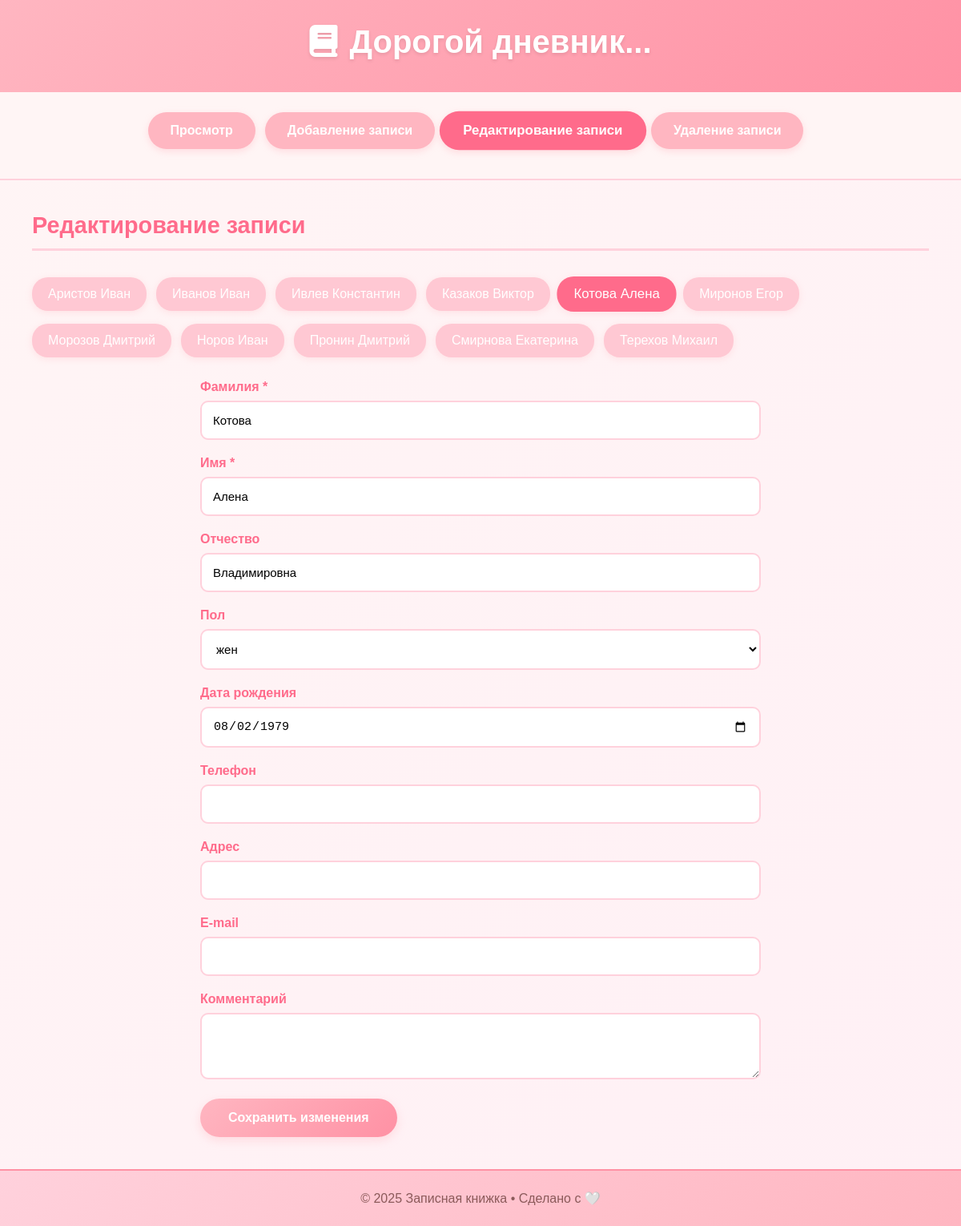
The app's page /?action=edit&edit_id=29 with its own data.
### tables this page shows
CREATE TABLE contacts (
            id INTEGER PRIMARY KEY AUTOINCREMENT,
            lastname TEXT NOT NULL,
            firstname TEXT NOT NULL,
            patronymic TEXT,
            gender TEXT,
            dob TEXT,
            phone TEXT,
            address TEXT,
            email TEXT,
            comment TEXT,
            created_at TEXT DEFAULT (datetime('now'))
        );

### edit.php (the view, shortened to what this page needs)
<?php
function render_edit(PDO $db): string
{
    $all = $db->query("SELECT id, lastname, firstname FROM contacts ORDER BY lastname ASC, firstname ASC")->fetchAll(PDO::FETCH_ASSOC);
    $currentId = isset($_GET['edit_id']) ? intval($_GET['edit_id']) : $all[0]['id'];
    $msg = '';
    $stmt = $db->prepare("SELECT * FROM contacts WHERE id = ?");
    $stmt->execute([$currentId]);
    $row = $stmt->fetch(PDO::FETCH_ASSOC);
    $html = '<h2>Редактирование записи</h2>';
    $html .= '<div style="margin-bottom: 20px;">';
    foreach ($all as $a) {
        $activeClass = ($a['id'] == $currentId) ? ' active' : '';
        $html .= '<a class="record-link' . $activeClass . '" href="?action=edit&edit_id=' . $a['id'] . '">' .
                 htmlspecialchars($a['lastname'] . ' ' . $a['firstname']) . '</a>';
    }
    $html .= '</div>';
    $html .= $msg;
    $dobValue = '';
    if (!empty($row['dob'])) {
        $dobValue = htmlspecialchars($row['dob']);
    }
    $html .= '<form method="post">';
    $html .= '<input type="hidden" name="id" value="' . $currentId . '">';
    $html .= '<div class="form-row"><label>Фамилия *</label><input type="text" name="lastname" value="' . htmlspecialchars($row['lastname']) . '" required></div>';
    $html .= '<div class="form-row"><label>Имя *</label><input type="text" name="firstname" value="' . htmlspecialchars($row['firstname']) . '" required></div>';
    $html .= '<div class="form-row"><label>Отчество</label><input type="text" name="patronymic" value="' . htmlspecialchars($row['patronymic']) . '"></div>';
    $selM = $row['gender'] === 'муж' ? 'selected' : '';
    $selF = $row['gender'] === 'жен' ? 'selected' : '';
    $html .= '<div class="form-row"><label>Пол</label>
              <select name="gender">
                <option value="">-- Выберите --</option>
                <option value="муж" ' . $selM . '>муж</option>
                <option value="жен" ' . $selF . '>жен</option>
              </select></div>';
    $html .= '<div class="form-row"><label>Дата рождения</label><input type="date" name="dob" value="' . $dobValue . '"></div>';
    $html .= '<div class="form-row"><label>Телефон</label><input type="tel" name="phone" value="' . htmlspecialchars($row['phone']) . '"></div>';
    $html .= '<div class="form-row"><label>Адрес</label><input type="text" name="address" value="' . htmlspecialchars($row['address']) . '"></div>';
    $html .= '<div class="form-row"><label>E-mail</label><input type="email" name="email" value="' . htmlspecialchars($row['email']) . '"></div>';
    $html .= '<div class="form-row"><label>Комментарий</label><textarea name="comment" rows="3">' . htmlspecialchars($row['comment']) . '</textarea></div>';
    $html .= '<button type="submit">Сохранить изменения</button>';
    $html .= '</form>';
    return $html;
}

### index.php (style rules this page uses)
* { margin: 0; padding: 0; box-sizing: border-box; }
body { font-family: 'Arial', sans-serif; background: linear-gradient(135deg, #fff5f5, #fff0f5); min-height: 100vh; display: flex; flex-direction: column; }
form { max-width: 700px; margin: 0 auto; }
.form-row { margin-bottom: 20px; }
.form-row label { display: block; margin-bottom: 8px; font-weight: bold; color: #ff6b8b; }
input, select, textarea { width: 100%; padding: 14px; border: 2px solid #ffd1dc; border-radius: 10px; font-size: 15px; background: #fff; transition: all 0.3s ease; }
button { background: linear-gradient(135deg, #ffb6c1, #ff91a4); color: white; padding: 15px 35px; border: none; border-radius: 25px; font-size: 16px; font-weight: bold; cursor: pointer; transition: all 0.3s ease; box-shadow: 0 4px 12px rgba(255, 182, 193, 0.4); }
.record-link { display: inline-block; padding: 12px 20px; margin: 8px 12px 8px 0; background: #ffc8d3; color: white; text-decoration: none; border-radius: 20px; font-weight: 500; transition: all 0.3s ease; box-shadow: 0 2px 8px rgba(255, 182, 193, 0.3); }
.record-link.active { background: #ff6b8b; transform: scale(1.05); }
h2 { color: #ff6b8b; margin-bottom: 25px; border-bottom: 3px solid #ffd1dc; padding-bottom: 12px; font-size: 1.8em; }

### records on screen
contacts: lastname+firstname "Аристов Иван"
contacts: lastname+firstname "Иванов Иван"
contacts: lastname+firstname "Ивлев Константин"
contacts: lastname+firstname "Казаков Виктор"
contacts: lastname+firstname "Котова Алена", lastname "Котова", firstname "Алена", patronymic "Владимировна", dob "08/02/1979"
contacts: lastname+firstname "Миронов Егор"
contacts: lastname+firstname "Морозов Дмитрий"
contacts: lastname+firstname "Норов Иван"
contacts: lastname+firstname "Пронин Дмитрий"
contacts: lastname+firstname "Смирнова Екатерина"
contacts: lastname+firstname "Терехов Михаил"

### other values on screen
$label "Просмотр"
$label "Добавление записи"
$label "Редактирование записи"
$label "Удаление записи"
